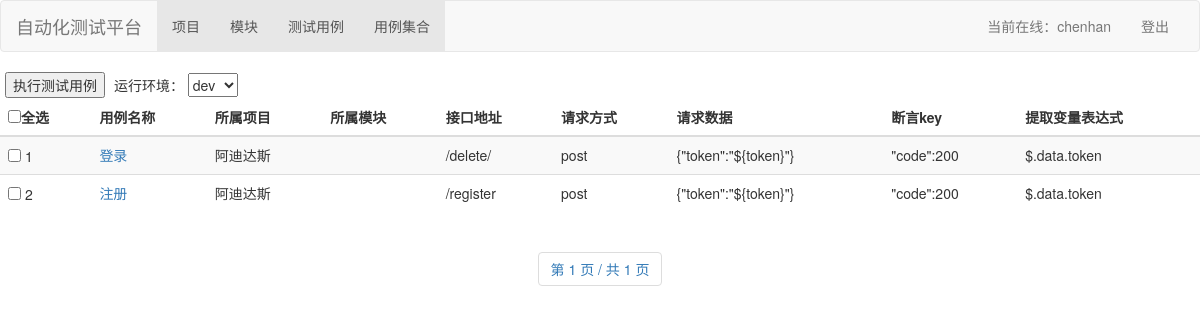
The page /test_case/ (signed in) on the database as committed earlier.
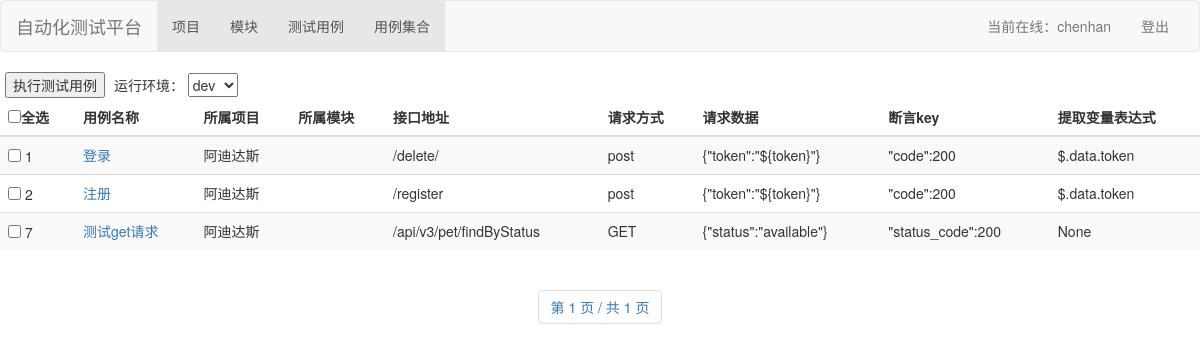
The same page on the database as committed later.
### interfacetestplatform/models.py (models this page shows, shortened)
class TestCase(models.Model):
    id = models.AutoField(primary_key=True)
    case_name = models.CharField('用例名称', max_length=50, null=False)
    belong_project = models.ForeignKey(Project, on_delete=models.CASCADE, verbose_name='所属项目')
    belong_module =GroupedForeignKey(Model, group_field="belong_project", on_delete=models.CASCADE, verbose_name='所属模块')
    request_data = models.TextField('请求数据', null=True)
    uri = models.CharField('接口地址', max_length=1024, null=False, default='')
    assert_key = models.CharField('断言内容', max_length=1024, null=True)
    maintainer = models.CharField('编写人员', max_length=1024, null=False, default='')
    extract_var = models.CharField('提取变量表达式', max_length=1024, null=True)  # 示例：userid||userid": (\d+)
    request_method = models.CharField('请求方式', max_length=1024, null=True)
    status = models.IntegerField(null=True, help_text="0：表示有效，1：表示无效，用于软删除")
    created_time = models.DateTimeField('创建时间', auto_now_add=True)
    updated_time = models.DateTimeField('更新时间', auto_now=True, null=True)
    user = models.ForeignKey(User, on_delete=models.CASCADE, verbose_name='责任人', null=True)
    def __str__(self):
        return self.case_name
    class Meta:
        verbose_name = '测试用例表'
        verbose_name_plural = '测试用例表'

class Project(models.Model):
    id = models.AutoField(primary_key=True)
    name = models.CharField('项目名称', max_length=50, unique=True, null=False)
    proj_owner = models.CharField('项目负责人', max_length=20, null=False)
    test_owner = models.CharField('测试负责人', max_length=20, null=False)
    dev_owner = models.CharField('开发负责人', max_length=20, null=False)
    desc = models.CharField('项目描述', max_length=100, null=True)
    create_time = models.DateTimeField('项目创建时间', auto_now_add=True)
    update_time = models.DateTimeField('项目更新时间', auto_now=True, null=True)
    class Meta:
        verbose_name = '项目信息表'
        verbose_name_plural = '项目信息表'

### interfacetestplatform/views.py (the view, shortened to what this page needs)
# urls.py: path('test_case/', views.test_case, name="test_case"),
@login_required
def test_case(request):
    print("request.session['is_login']: {}".format(request.session['is_login']))
    test_cases = ""
    if request.method == "GET":
        test_cases = TestCase.objects.filter().order_by('id')
        print("testcases: {}".format(test_cases))
    return render(request, 'test_case.html', {'test_cases': get_paginator(request, test_cases)})

### interfacetestplatform/views.py (called while the page is built)
def get_paginator(request,data):
    paginator = Paginator(data, 10)
    page = request.GET.get('page')
    try:
        paginator_pages = paginator.page(page)
    except PageNotAnInteger:
        paginator_pages = paginator.page(1)
    except InvalidPage:
        return redirect('/')
    except:
        return redirect('/')
    return paginator_pages

### interfacetestplatform/templates/test_case.html (shortened to what this page needs)
{% extends 'base.html' %}
{% load static %}
{% block content %}
<form action="" method="POST">
    <input style="margin-left: 5px;" type="submit" value='执行测试用例' onclick="return ischecked()"/>
    <span style="margin-left: 5px;">运行环境：</span>
    <select name="env">
        <option selected value="dev">dev</option>
    </select>
    <div class="table-responsive">
        <table class="table table-striped">
            <thead>
            <tr>
                <th><input type="checkbox" id="all_check" onclick="checkOrCancelAll();"/>全选</th>
                <th>用例名称</th>
                <th>所属项目</th>
                <th>所属模块</th>
                <th>接口地址</th>
                <th>请求方式</th>
                <th>请求数据</th>
                <th>断言key</th>
                <th>提取变量表达式</th>
            </tr>
            </thead>
            <tbody>
            {% for test_case in test_cases %}
            <tr>
                <td><input type="checkbox" value="{{ test_case.id }}" name="test_cases_list"> {{ test_case.id }}</td>
                <td><a href="{% url 'test_case_detail' test_case.id%}">{{ test_case.case_name }}</a></td>
                <td>{{ test_case.belong_project.name }}</td>
                <td>{{ test_case.belong_module.name }}</td>
                <td>{{ test_case.uri }}</td>
                <td>{{ test_case.request_method }}</td>
                <td>{{ test_case.request_data }}</td>
                <td>{{ test_case.assert_key }}</td>
                <td>{{ test_case.extract_var }}</td>
            </tr>
            {% endfor %}
            </tbody>
        </table>
    </div>
</form>
<div id="pages" class="text-center">
    <nav>
        <ul class="pagination">
            <li class="step-links">
                <span class="current">
                    第 {{ test_cases.number }} 页 / 共 {{ test_cases.paginator.num_pages }} 页</span>
            </li>
        </ul>
    </nav>
</div>
{% endblock %}

### interfacetestplatform/templates/base.html (shortened to what this page needs)
<!DOCTYPE html>
<html lang="zh-CN">
{% load static %}
<head>
    <link href="{% static 'bootstrap/css/bootstrap.min.css' %}" rel="stylesheet">
</head>
<body>
<nav class="navbar navbar-default">
    <div class="container-fluid">
        <div class="navbar-header">
            <a class="navbar-brand" href="/">自动化测试平台</a>
        </div>
        <div class="collapse navbar-collapse" id="my-nav">
            <ul class="nav navbar-nav">
                <li class="active"><a href="/project/">项目</a></li>
                <li class="active"><a href="/module/">模块</a></li>
                <li class="active"><a href="/test_case/">测试用例</a></li>
                <li class="active"><a href="/case_suite/">用例集合</a></li>
            </ul>
            <ul class="nav navbar-nav navbar-right">
                {% if request.user.is_authenticated %}
                <li><a href="#">当前在线：{{ request.user.username }}</a></li>
                <li><a href="/logout">登出</a></li>
                {% else %}
                <li><a href="/login">登录</a></li>
                {% endif %}
            </ul>
        </div>
    </div>
</nav>
{% block content %}{% endblock %}
</body>
</html>

Rows that differ between the two databases and show on the page:
added TestCase: id "7", case_name "测试get请求", belong_project.name "阿迪达斯", uri "/api/v3/pet/findByStatus", request_method "GET", request_data "{\"status\":\"available\"}", assert_key "\"status_code\":200", extract_var "None"
